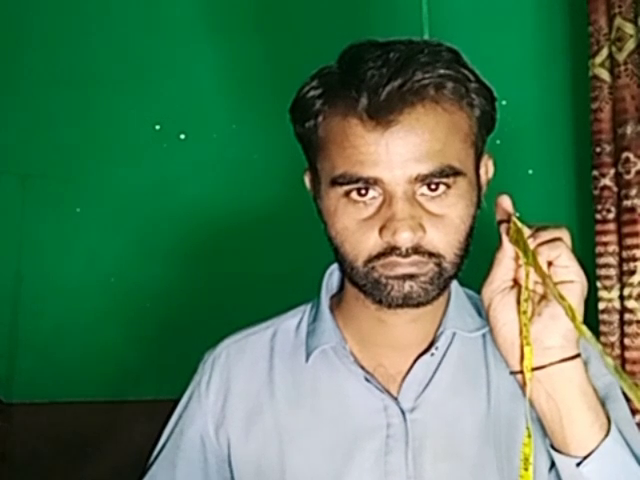
#> input picture Mars Yang/Distance Measurement #1/Ref_image.png, 640 x 480 px
$ python -i screenshot.py   (imports and definitions only)
#> lines starting #> are read from the running program, lines starting #| are printed output that depends on the picture; after the words box and inside, x2 and y2 are one past the last pixel; in counts of white or black regions, pixels touching at a corner belong together
#> further down, picture is the input picture: shape (480, 640, 3); mean B, G, R 84.9, 119.6, 77.6
### Mars Yang/screenshot and get dominant color(unpacked)/color_lib.py
import collections
import numpy as np

# define a dictionary to store the min and max weights of each color
# Type：{color: [min weight, max weight]}
# {'red': [array([160,  43,  46]), array([179, 255, 255])]}

def getColorList():
    dict = collections.defaultdict(list)

    # black
    lower_black = np.array([0, 0, 0])
    upper_black = np.array([180, 255, 46])
    color_list = []
    color_list.append(lower_black)
    color_list.append(upper_black)
    dict['black'] = color_list

    # gray
    lower_gray = np.array([0, 0, 46])
    upper_gray = np.array([180, 43, 220])
    color_list = []
    color_list.append(lower_gray)
    color_list.append(upper_gray)
    dict['gray']=color_list

    # white
    lower_white = np.array([0, 0, 221])
    upper_white = np.array([180, 30, 255])
    color_list = []
    color_list.append(lower_white)
    color_list.append(upper_white)
    dict['white'] = color_list

    # light red
    lower_red = np.array([156, 43, 46])
    upper_red = np.array([180, 255, 255])
    color_list = []
    color_list.append(lower_red)
    color_list.append(upper_red)
    dict['light red'] = color_list

    # dark red
    lower_red = np.array([0, 43, 46])
    upper_red = np.array([10, 255, 255])
    color_list = []
    color_list.append(lower_red)
    color_list.append(upper_red)
    dict['dark red'] = color_list

    # orange
    lower_orange = np.array([11, 43, 46])
    upper_orange = np.array([25, 255, 255])
    color_list = []
    color_list.append(lower_orange)
    color_list.append(upper_orange)
    dict['orange'] = color_list

    # yellow
    lower_yellow = np.array([26, 43, 46])
    upper_yellow = np.array([34, 255, 255])
    color_list = []
    color_list.append(lower_yellow)
    color_list.append(upper_yellow)
    dict['yellow'] = color_list

    # green
    lower_green = np.array([35, 43, 46])
    upper_green = np.array([77, 255, 255])
    color_list = []
    color_list.append(lower_green)
    color_list.append(upper_green)
    dict['green'] = color_list

    # cyan
    lower_cyan = np.array([78, 43, 46])
    upper_cyan = np.array([99, 255, 255])
    color_list = []
    color_list.append(lower_cyan)
    color_list.append(upper_cyan)
    dict['cyan'] = color_list

    # blue
    lower_blue = np.array([100, 43, 46])
    upper_blue = np.array([124, 255, 255])
    color_list = []
    color_list.append(lower_blue)
    color_list.append(upper_blue)
    dict['blue'] = color_list

    # purple
    lower_purple = np.array([125, 43, 46])
    upper_purple = np.array([155, 255, 255])
    color_list = []
    color_list.append(lower_purple)
    color_list.append(upper_purple)
    dict['purple'] = color_list

    return dict


# [10 lines that do not run on import are left out]

### Mars Yang/screenshot and get dominant color(unpacked)/screenshot.py
import color_lib
import cv2
import numpy as np

from PyQt5.QtWidgets import QApplication


def get_dominant_color(frame):
    hsv = cv2.cvtColor(frame, cv2.COLOR_BGR2HSV)
#> hsv: shape (480, 640, 3); mean H, S, V 62.1, 168.4, 130
    maxsum = -100
    color = None
    color_dict = color_lib.getColorList()
    for d in color_dict:
        mask = cv2.inRange(hsv, color_dict[d][0], color_dict[d][1])
        binary = cv2.threshold(mask, 127, 255, cv2.THRESH_BINARY)[1]
        binary = cv2.dilate(binary, None, iterations=2)
        cnts = cv2.findContours(binary.copy(), cv2.RETR_EXTERNAL, cv2.CHAIN_APPROX_SIMPLE)[0]
        sum = 0
        for c in cnts:
            sum += cv2.contourArea(c)
        if sum > maxsum :
            maxsum = sum
            color = d
#> this loop made 11 passes
#> pass 1, in get_dominant_color, `mask = cv2.inRange(hsv, color_dict[d][0], color_dict[d][1])`:
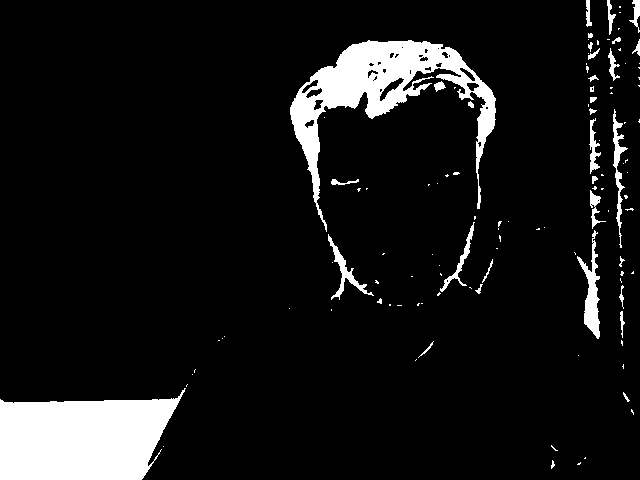
#> mask: shape (480, 640); 8.9% white; 114 white regions (82 under 20 px), largest, box (x1, y1, x2, y2) and area: (0, 388, 186, 480) 12734, (290, 40, 496, 232) 10033, (577, 230, 600, 339) 948
#> pass 1, in get_dominant_color, `binary = cv2.dilate(binary, None, iterations=2)`:
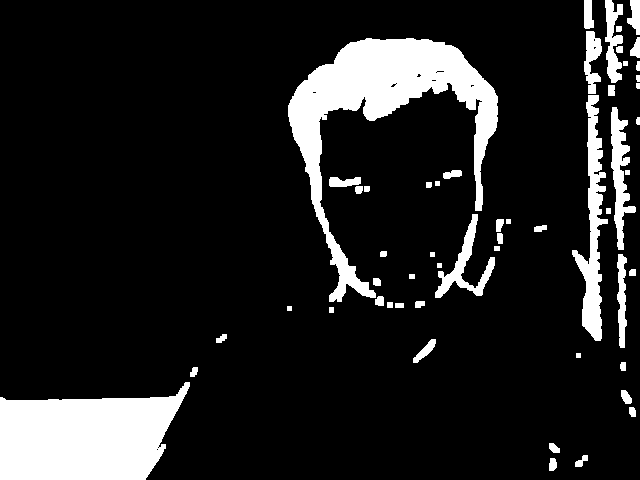
#> binary: shape (480, 640); 13.1% white; 54 white regions, largest, box (x1, y1, x2, y2) and area: (288, 38, 498, 302) 15160, (0, 382, 190, 480) 13573, (572, 95, 608, 341) 3291
#> pass 2, in get_dominant_color, `mask = cv2.inRange(hsv, color_dict[d][0], color_dict[d][1])`:
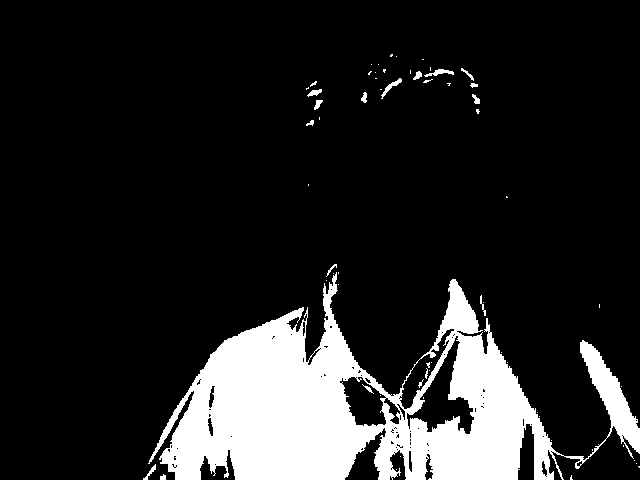
#> mask: shape (480, 640); 14.5% white; 63 white regions (47 under 20 px), largest, box (x1, y1, x2, y2) and area: (148, 272, 640, 480) 43630, (424, 69, 454, 77) 105, (381, 78, 402, 99) 103
#> pass 2, in get_dominant_color, `binary = cv2.dilate(binary, None, iterations=2)`:
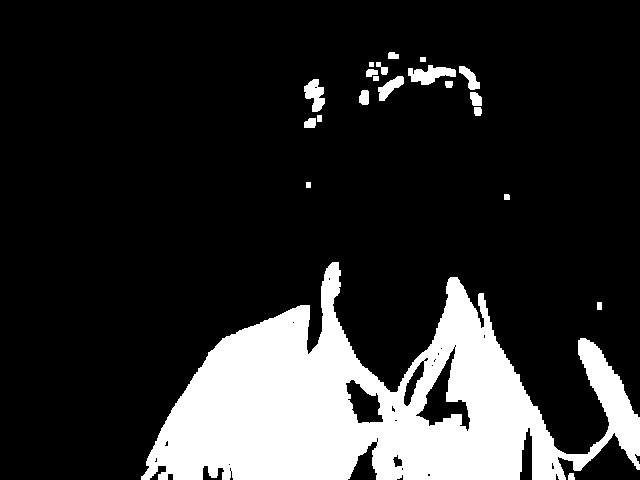
#> binary: shape (480, 640); 18% white; 21 white regions, largest, box (x1, y1, x2, y2) and area: (141, 262, 640, 480) 52874, (408, 65, 456, 85) 552, (304, 79, 325, 112) 425
#> after the loop: mask: shape (480, 640); every value is 0
#> after the loop, color = 'green'; maxsum = 156005.5

    return color


def take_screenshot() -> "QPixmap":
    app = QApplication([])
    # Have a QScreen instance to grabWindow with.
    screen = QApplication.primaryScreen()
    screenshot = screen.grabWindow(QApplication.desktop().winId())

    return screenshot


def qpixmap_to_ndarray(image: "QPixmap") -> "NDArray[(Any, Any, 3), UInt8]":
    qimage = image.toImage()

    width = qimage.width()
    height = qimage.height()

    byte_str = qimage.constBits().asstring(height * width * 4)
    ndarray = np.frombuffer(byte_str, np.uint8).reshape((height, width, 4))

    return ndarray

# [6 lines not run here, left out]

>>> import cv2
>>> picture = cv2.imread('../Distance Measurement #1/Ref_image.png')
>>> result = get_dominant_color(picture)
#> result = 'green'
